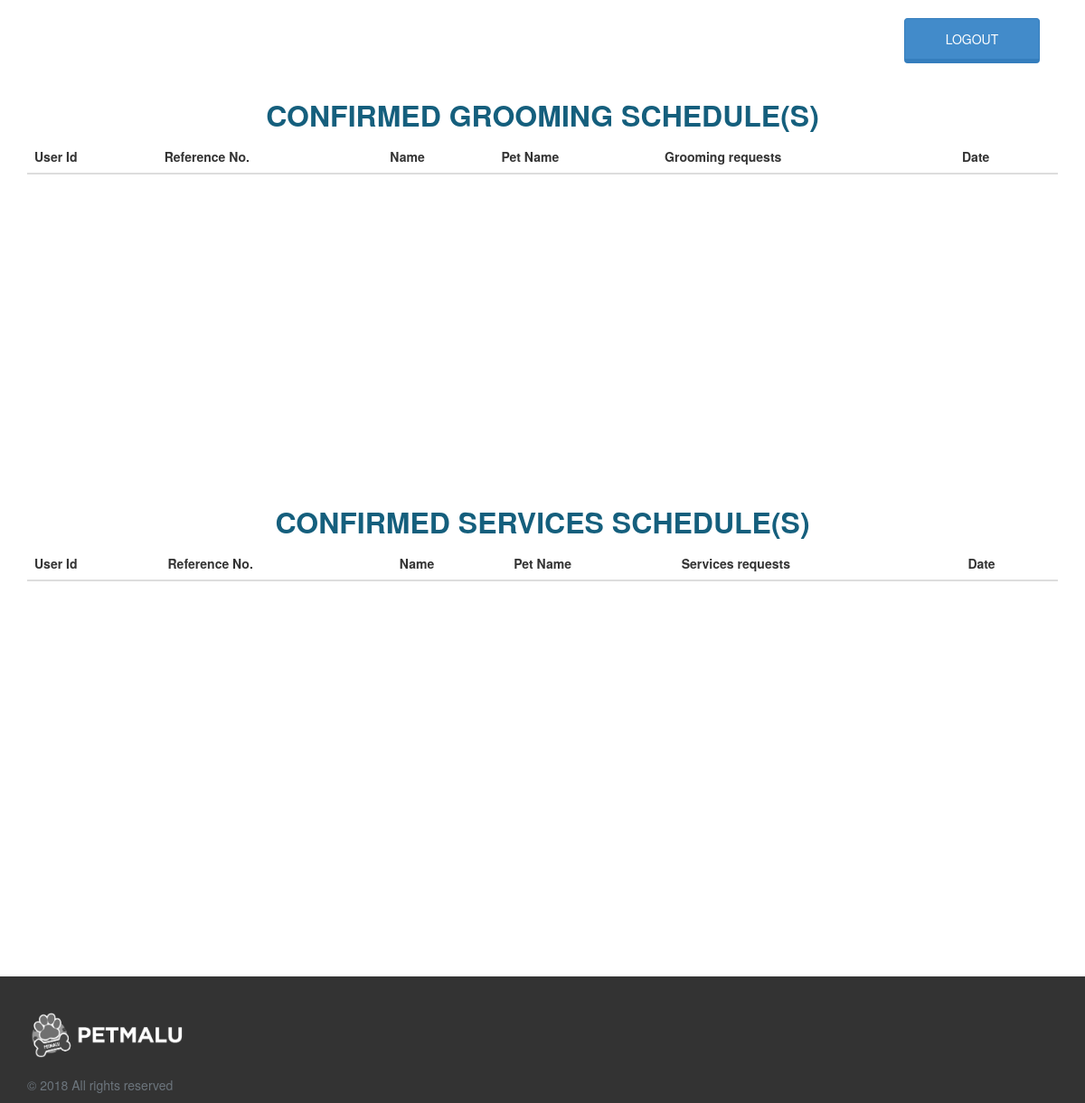
The app's page /doctor.php (signed in), older data.
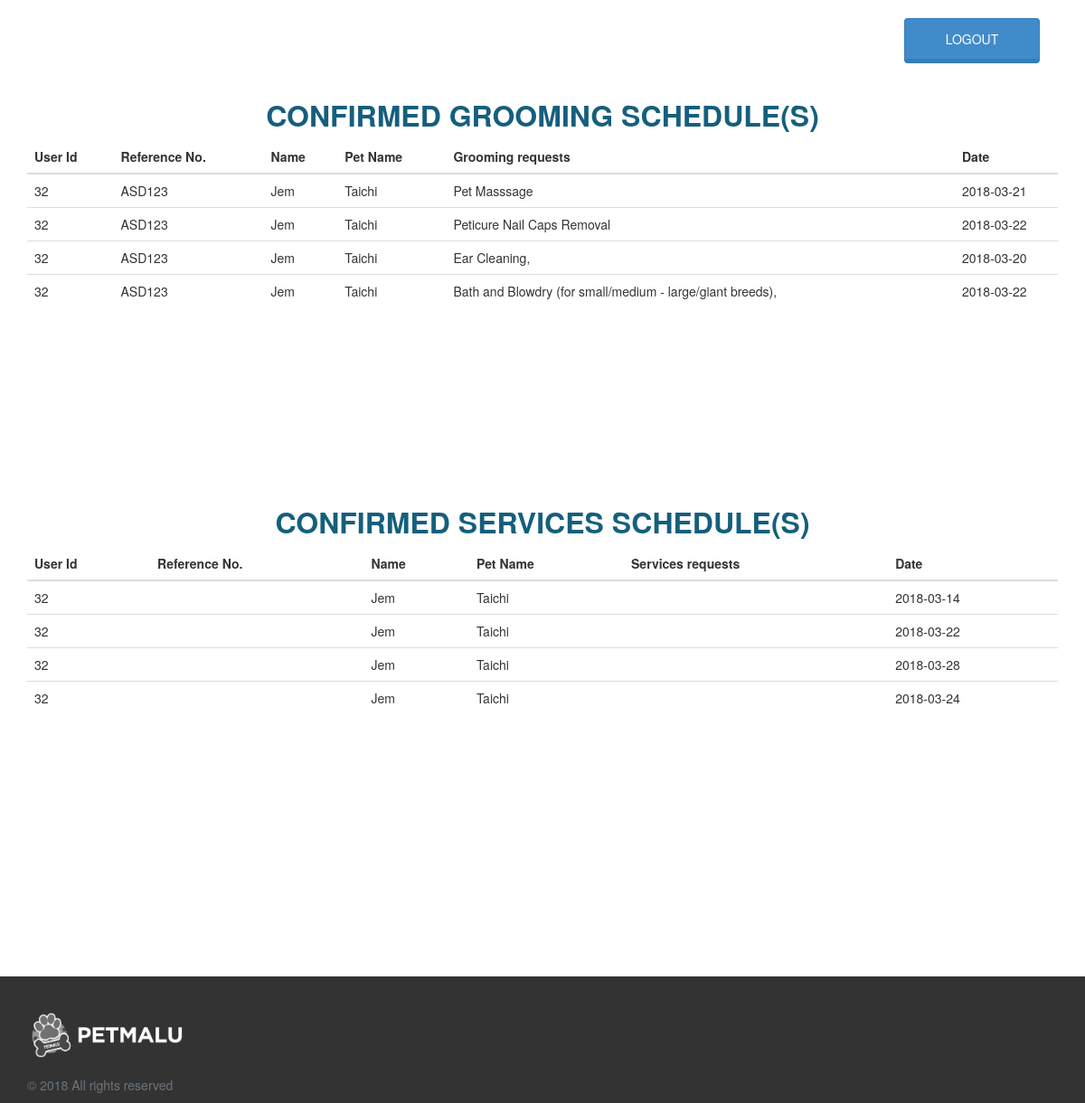
The same page, newer data.
### tables this page shows
CREATE TABLE `groomingtbl` (
  `groomId` int(11) NOT NULL,
  `groomBranch` varchar(40) NOT NULL,
  `groomDate` date NOT NULL,
  `groomPetAge` int(11) NOT NULL,
  `groomPetGender` varchar(10) NOT NULL,
  `groomPetSize` varchar(10) NOT NULL,
  `groomList` varchar(200) NOT NULL,
  `userId` varchar(11) NOT NULL,
  `referenceNo` varchar(40) NOT NULL,
  `isActive` varchar(10) NOT NULL
);

CREATE TABLE `usertbl` (
  `id` int(11) NOT NULL,
  `userName` varchar(40) NOT NULL,
  `userAge` int(100) NOT NULL,
  `userAddress` varchar(100) NOT NULL,
  `userBirthday` date NOT NULL,
  `userEmail` varchar(30) NOT NULL,
  `userPassword` varchar(30) NOT NULL,
  `userImage` longblob NOT NULL,
  `userPetName` varchar(30) NOT NULL,
  `userPetBreed` varchar(30) NOT NULL,
  `userPetSize` varchar(10) NOT NULL,
  `userPetColor` varchar(20) NOT NULL,
  `userRole` varchar(40) NOT NULL
);

CREATE TABLE `servicestbl` (
  `serveId` int(11) NOT NULL,
  `serveBranch` varchar(100) NOT NULL,
  `serveDate` date NOT NULL,
  `servePetAge` int(11) NOT NULL,
  `servePetGender` varchar(10) NOT NULL,
  `servePetSize` varchar(10) NOT NULL,
  `serveList` varchar(200) NOT NULL,
  `userId` int(11) NOT NULL,
  `referenceNo` varchar(40) NOT NULL,
  `isActive` varchar(10) NOT NULL
);

### doctor.php (the view, shortened to what this page needs)
<?php
include('session.php');
$tablesql = mysqli_query($connection,"SELECT usertbl.id,groomingtbl.referenceNo,usertbl.userName,usertbl.userPetName,groomingtbl.groomList,groomingtbl.groomDate,groomingtbl.groomId FROM usertbl INNER JOIN groomingtbl ON usertbl.id = groomingtbl.userId WHERE groomingtbl.isActive='yes'");
$rowcount = mysqli_num_rows($tablesql);
$result = $connection->query("SELECT usertbl.id,groomingtbl.referenceNo,usertbl.userName,usertbl.userPetName,groomingtbl.groomList,groomingtbl.groomDate,groomingtbl.groomId FROM usertbl INNER JOIN groomingtbl ON usertbl.id = groomingtbl.userId WHERE groomingtbl.isActive='yes'");
$resultArray = mysqli_fetch_all($result, MYSQLI_NUM);
$tablesqlserv = mysqli_query($connection,"SELECT usertbl.id,servicestbl.referenceNo,usertbl.userName,usertbl.userPetName,servicestbl.serveList,servicestbl.serveDate,servicestbl.serveId FROM usertbl INNER JOIN servicestbl ON usertbl.id = servicestbl.userId WHERE servicestbl.isActive='yes'");
$rowcountserv = mysqli_num_rows($tablesqlserv);
$resultserv = $connection->query("SELECT usertbl.id,servicestbl.referenceNo,usertbl.userName,usertbl.userPetName,servicestbl.serveList,servicestbl.serveDate,servicestbl.serveId FROM usertbl INNER JOIN servicestbl ON usertbl.id = servicestbl.userId WHERE servicestbl.isActive='yes'");
$resultArrayserv = mysqli_fetch_all($resultserv, MYSQLI_NUM);
?>
<!DOCTYPE html>
<html>
    <head>
        <link rel="stylesheet" type="text/css" href="css/bootstrap/bootstrap.css">
        <link rel="stylesheet" type="text/css" href="css/style.css">
        <link rel="stylesheet" type="text/css" href="css/bootstrap/font-awesome.css">
    </head>
    <body>
    <div class="container">
        <button type="button" class="btn btn-primary pull-right" data-toggle="modal" data-target="logout.php" style="margin: 20px;" onclick="document.location.href='logout.php';">
            LOGOUT
        </button>
    </div>
    <section style="padding-top:0px">
        <div style="overflow-x:auto; height: 450px">
            <table class="table">
            <center><h1 style="position: center">Confirmed Grooming Schedule(s)</h1></center>
                <thead>
                    <tr>
                    <th scope="col">User Id</th>
                    <th scope="col">Reference No.</th>
                    <th scope="col">Name</th>
                    <th scope="col">Pet Name</th>
                    <th scope="col">Grooming requests</th>
                    <th scope="col" width="10%">Date</th>
                    </tr>
                </thead>
                <tbody >
                    <?php
                    for($ctr= 0; $ctr < $rowcount; $ctr++){
                        echo'<tr id="'.$resultArray[$ctr][6].'">';
                        for($colCtr = 0; $colCtr < 6 ; $colCtr++){
                            echo'<td>'.$resultArray[$ctr][$colCtr].'</td>';
                        }
                        echo'</tr>';
                    }
                    ?>
                </tbody>
            </table>
        </div>
        <div style="overflow-x:auto; height: 450px">
            <table class="table">
            <center><h1 style="position: center">Confirmed Services Schedule(s)</h1></center>
                <thead>
                    <tr>
                    <th scope="col">User Id</th>
                    <th scope="col">Reference No.</th>
                    <th scope="col">Name</th>
                    <th scope="col">Pet Name</th>
                    <th scope="col">Services requests</th>
                    <th scope="col">Date</th>
                    </tr>
                </thead>
                <tbody >
                    <?php
                    for($ctr= 0; $ctr < $rowcountserv; $ctr++){
                        echo'<tr id="'.$resultArrayserv[$ctr][6].'">';
                        for($colCtr = 0; $colCtr < 6 ; $colCtr++){
                            echo'<td>'.$resultArrayserv[$ctr][$colCtr].'</td>';
                        }
                        echo'</tr>';
                    }
                    ?>
                </tbody>
            </table>
        </div>
    </section>
    <footer>
        <div class="container">
            <img src="images/logo-bnw-1.png">
            <p>&copy; 2018 All rights reserved</p>
        </div>
    </footer>
    </body>
</html>

### css/style.css (style rules this page uses)
h1 { text-transform: uppercase; color: #155f7d; font-weight: bolder; font-size: 32px; }
section { padding-left: 30px; padding-right: 30px; padding-top: 90px; padding-bottom: 90px; margin: 0 auto; }
.btn-primary { color: #ffffff; background-color: #428bca; width: 150px; height: 50px; border-bottom: 5px solid #357ebd; }
footer { background-color: #333; padding-top: 40px; }
footer p { padding-top: 20px; color: #6c757d!important; }
footer img { width: 180px; height: 50px; }

Row changes from the older to the newer data that the page shows:
added groomingtbl: userId "32", referenceNo "ASD123", userId.userName "Jem", userId.userPetName "Taichi", groomList "Pet Masssage", groomDate "2018-03-21"
added groomingtbl: userId "32", referenceNo "ASD123", userId.userName "Jem", userId.userPetName "Taichi", groomList "Peticure Nail Caps Removal", groomDate "2018-03-22"
added groomingtbl: userId "32", referenceNo "ASD123", userId.userName "Jem", userId.userPetName "Taichi", groomList "Ear Cleaning,", groomDate "2018-03-20"
added groomingtbl: userId "32", referenceNo "ASD123", userId.userName "Jem", userId.userPetName "Taichi", groomList "Bath and Blowdry (for small/medium - large/giant breeds),", groomDate "2018-03-22"
added servicestbl: userId "32", userId.userName "Jem", userId.userPetName "Taichi", serveDate "2018-03-14"
added servicestbl: userId "32", userId.userName "Jem", userId.userPetName "Taichi", serveDate "2018-03-22"
added servicestbl: userId "32", userId.userName "Jem", userId.userPetName "Taichi", serveDate "2018-03-28"
added servicestbl: userId "32", userId.userName "Jem", userId.userPetName "Taichi", serveDate "2018-03-24"
